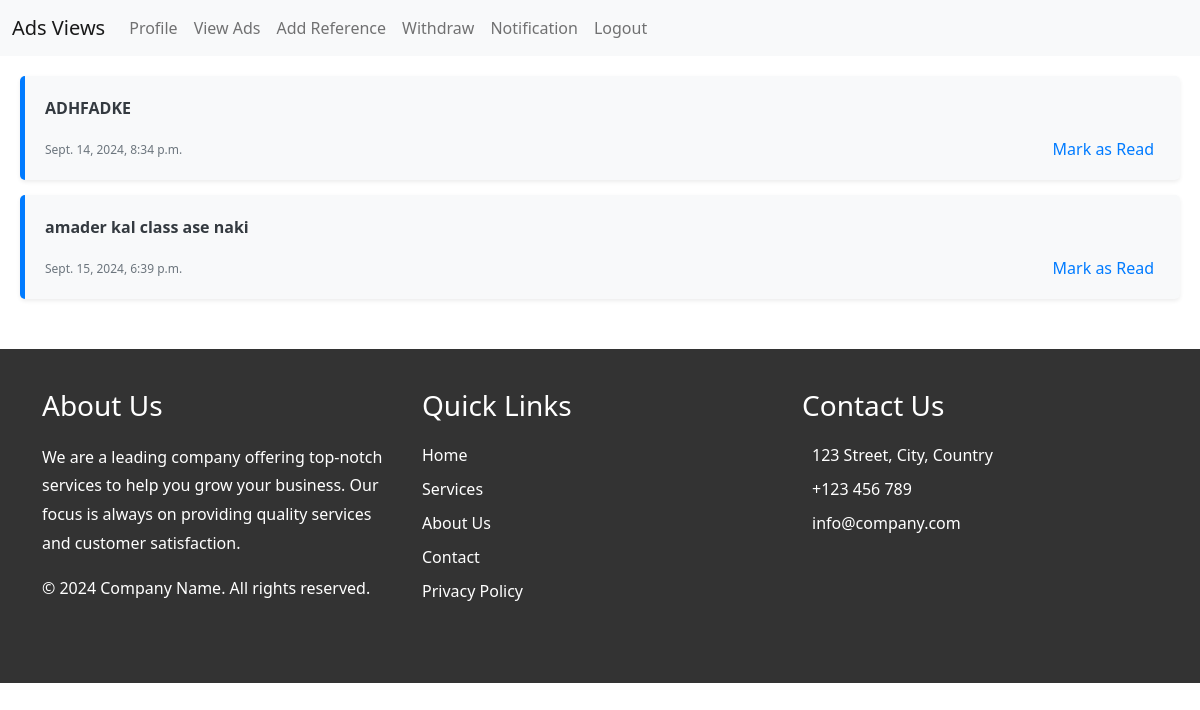
/notification/ (signed in), run on an earlier commit of the app's database.
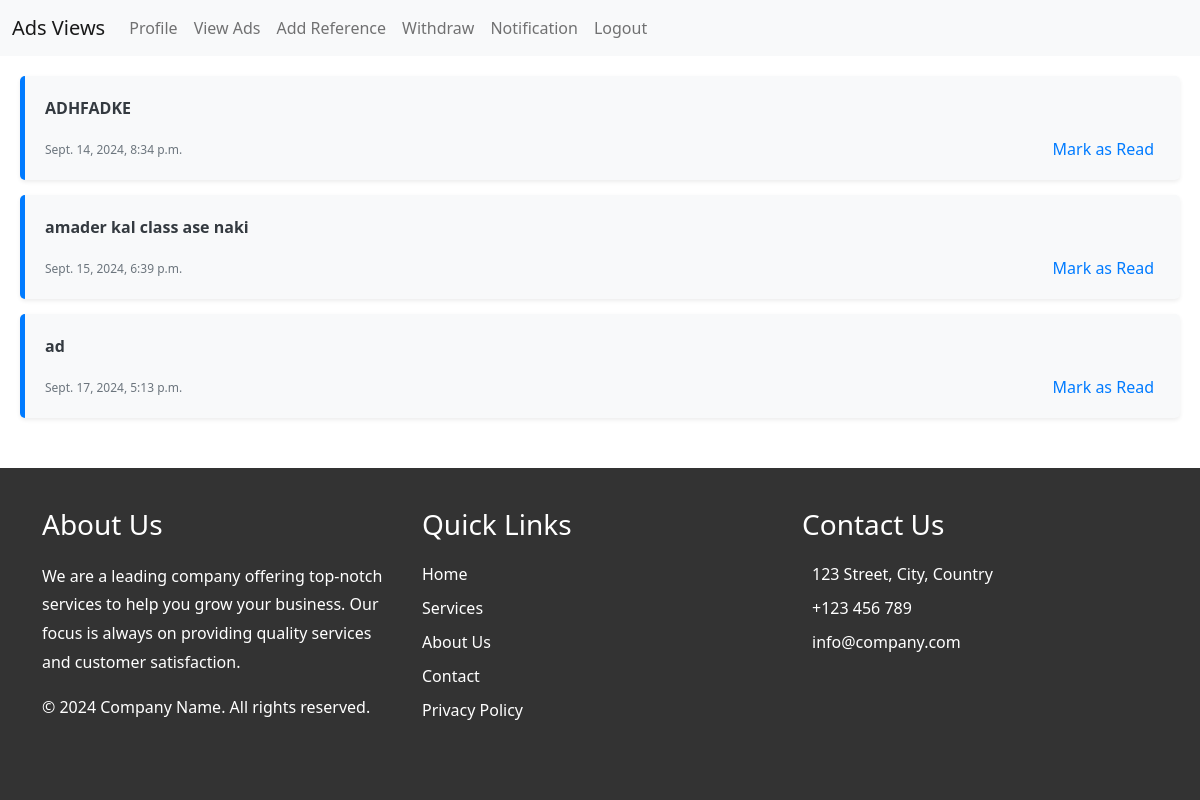
And on a later commit of the database.
### ads_app/models.py (models this page shows, shortened)
class Notification(models.Model):
    message = models.TextField()
    created_at = models.DateTimeField(auto_now_add=True)

### ads_app/views.py (the view)
# urls.py: path('notification/', views.notification, name='notification'),
@login_required
def notification(request):
    notifications = Notification.objects.all()
    return render(request, 'notification.html', {"notifications": notifications})

### ads_app/templates/notification.html
{% extends "base.html" %}
{% block content %}
 <div style="margin: 20px;">
    {% for notification in notifications %}
    <div class="notification-card shadow-sm"
        style="border-left: 5px solid #007bff; background-color: #f8f9fa; padding: 20px; margin-bottom: 15px; transition: 0.3s; border-radius: 5px;">
        <p class="notification-message" style="font-size: 16px; font-weight: bold; color: #343a40;">
            {{notification.message }}</p>
        <span class="notification-timestamp" style="font-size: 12px; color: #6c757d;">{{ notification.created_at}}</span>
        <button class="mark-read-btn"
            style="float: right; background-color: transparent; color: #007bff; border: none; cursor: pointer;">Mark as
            Read</button>
    </div>
    {% endfor %}
 </div>
{% endblock content %}

### templates/base.html (shortened to what this page needs)
<!doctype html>
<html lang="en">
<head>
    <link href="https://cdn.jsdelivr.net/npm/bootstrap@5.0.2/dist/css/bootstrap.min.css" rel="stylesheet"
>
</head>
<body>
    <nav class="navbar navbar-expand-lg navbar-light bg-light">
        <div class="container-fluid">
            <a class="navbar-brand" href="/">Ads Views</a>
            <div class="collapse navbar-collapse" id="navbarSupportedContent">
                <ul class="navbar-nav me-auto mb-2 mb-lg-0">
                    {% if user.is_authenticated %}
                    {% if user.is_superuser %}
                    <li class="nav-item">
                        <a class="nav-link" href="{% url 'admin_user_list' %}">User List</a>
                    </li>
                    <li class="nav-item">
                        <a class="nav-link" href="{% url 'admin_video_upload' %}">Upload Video</a>
                    </li>
                    <li class="nav-item">
                        <a class="nav-link" href="{% url 'admin_video_list' %}">Video List</a>
                    </li>
                    <li class="nav-item">
                        <a class="nav-link" href="{% url 'admin_send_notification' %}">Send SMS</a>
                    </li>
                    <li class="nav-item">
                        <a class="nav-link" href="{% url 'admin_send_notification_list' %}">Notification List</a>
                    </li>
                    <li class="nav-item"></li>
                    <a class="nav-link" href="{% url 'admin_withdrawal_view' %}">Withdrawal List</a>
                    </li>
                    <li class="nav-item">
                        <a class="nav-link" href="{% url 'logout' %}">Logout</a>
                    </li>
                    {% else %}
                        {% if user.status == 'active' %}
                    <a class="nav-link" href="{% url 'profile' %}">Profile</a>
                    <li class="nav-item">
                        <a class="nav-link" href="{% url 'view_ads' %}">View Ads</a>
                    </li>
                    <a class="nav-link" href="{% url 'add_reference' %}">Add Reference</a>
                    <li class="nav-item">
                        <a class="nav-link" href="{% url 'withdraw_points' %}">Withdraw</a>
                    </li>
                    <a class="nav-link" href="{% url 'notification' %}">Notification</a>
                    <li class="nav-item">
                        <a class="nav-link" href="{% url 'logout' %}">Logout</a>
                    </li>
                        {% endif %}
                    {% endif %}
                    {% endif %}
                </ul>
            </div>
        </div>
    </nav>
    {% block content %}
    {% endblock content %}
    <footer style="background-color: #333; color: #fff; padding: 40px 0; margin-top: 50px;">
        <div class="container">
            <div class="row">
                <div class="col-lg-4 col-md-6 mb-4">
                    <h3 style="margin-bottom: 20px;">About Us</h3>
                    <p style="line-height: 1.8; font-size: 16px;">
                        We are a leading company offering top-notch services to help you grow your business.
                        Our focus is always on providing quality services and customer satisfaction.
                    </p>
                    <p style="line-height: 1.8; font-size: 16px;">&copy; 2024 Company Name. All rights reserved.</p>
                </div>
                <div class="col-lg-4 col-md-6 mb-4">
                    <h3 style="margin-bottom: 20px;">Quick Links</h3>
                    <ul style="list-style-type: none; padding-left: 0;">
                        <li style="margin-bottom: 10px;"><a href="#"
                                style="color: #fff; text-decoration: none;">Home</a></li>
                        <li style="margin-bottom: 10px;"><a href="#"
                                style="color: #fff; text-decoration: none;">Services</a></li>
                        <li style="margin-bottom: 10px;"><a href="#" style="color: #fff; text-decoration: none;">About
                                Us</a></li>
                        <li style="margin-bottom: 10px;"><a href="#"
                                style="color: #fff; text-decoration: none;">Contact</a></li>
                        <li style="margin-bottom: 10px;"><a href="#" style="color: #fff; text-decoration: none;">Privacy
                                Policy</a></li>
                    </ul>
                </div>
                <div class="col-lg-4 col-md-6 mb-4">
                    <h3 style="margin-bottom: 20px;">Contact Us</h3>
                    <ul style="list-style-type: none; padding-left: 0;">
                        <li style="margin-bottom: 10px;"> 123 Street, City, Country</li>
                        <li style="margin-bottom: 10px;">
                            +123 456 789</li>
                        <li style="margin-bottom: 10px;">
                            info@company.com</li>
                    </ul>
                </div>
            </div>
        </div>
    </footer>
</body>
</html>

What changed in the data, as far as the page shows it:
added Notification: message "ad", created_at "Sept. 17, 2024, 5:13 p.m."
